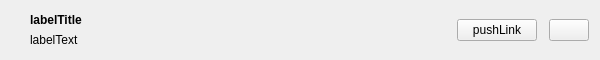
<?xml version="1.0" encoding="UTF-8"?>
<ui version="4.0">
 <class>NotificationBanner</class>
 <widget class="QWidget" name="NotificationBanner">
  <property name="geometry">
   <rect>
    <x>0</x>
    <y>0</y>
    <width>600</width>
    <height>60</height>
   </rect>
  </property>
  <layout class="QHBoxLayout" name="horizontalLayout">
   <property name="spacing">
    <number>12</number>
   </property>
   <item>
    <widget class="QLabel" name="labelIcon">
     <property name="sizePolicy">
      <sizepolicy hsizetype="Fixed" vsizetype="Fixed">
       <horstretch>0</horstretch>
       <verstretch>0</verstretch>
      </sizepolicy>
     </property>
     <property name="text">
      <string notr="true"/>
     </property>
    </widget>
   </item>
   <item>
    <layout class="QVBoxLayout" name="verticalLayout">
     <property name="spacing">
      <number>2</number>
     </property>
     <item>
      <widget class="QLabel" name="labelTitle">
       <property name="font">
        <font>
         <bold>true</bold>
        </font>
       </property>
       <property name="text">
        <string notr="true">labelTitle</string>
       </property>
       <property name="textFormat">
        <enum>Qt::TextFormat::PlainText</enum>
       </property>
       <property name="wordWrap">
        <bool>true</bool>
       </property>
      </widget>
     </item>
     <item>
      <widget class="QLabel" name="labelText">
       <property name="text">
        <string notr="true">labelText</string>
       </property>
       <property name="textFormat">
        <enum>Qt::TextFormat::PlainText</enum>
       </property>
       <property name="wordWrap">
        <bool>true</bool>
       </property>
      </widget>
     </item>
    </layout>
   </item>
   <item>
    <widget class="QPushButton" name="pushLink">
     <property name="sizePolicy">
      <sizepolicy hsizetype="Fixed" vsizetype="Fixed">
       <horstretch>0</horstretch>
       <verstretch>0</verstretch>
      </sizepolicy>
     </property>
     <property name="cursor">
      <cursorShape>PointingHandCursor</cursorShape>
     </property>
     <property name="text">
      <string notr="true">pushLink</string>
     </property>
    </widget>
   </item>
   <item>
    <widget class="QPushButton" name="pushClose">
     <property name="sizePolicy">
      <sizepolicy hsizetype="Fixed" vsizetype="Fixed">
       <horstretch>0</horstretch>
       <verstretch>0</verstretch>
      </sizepolicy>
     </property>
     <property name="cursor">
      <cursorShape>PointingHandCursor</cursorShape>
     </property>
     <property name="toolTip">
      <string>Close</string>
     </property>
     <property name="text">
      <string notr="true"/>
     </property>
     <property name="iconSize">
      <size>
       <width>14</width>
       <height>14</height>
      </size>
     </property>
    </widget>
   </item>
  </layout>
 </widget>
 <resources/>
 <connections/>
</ui>
